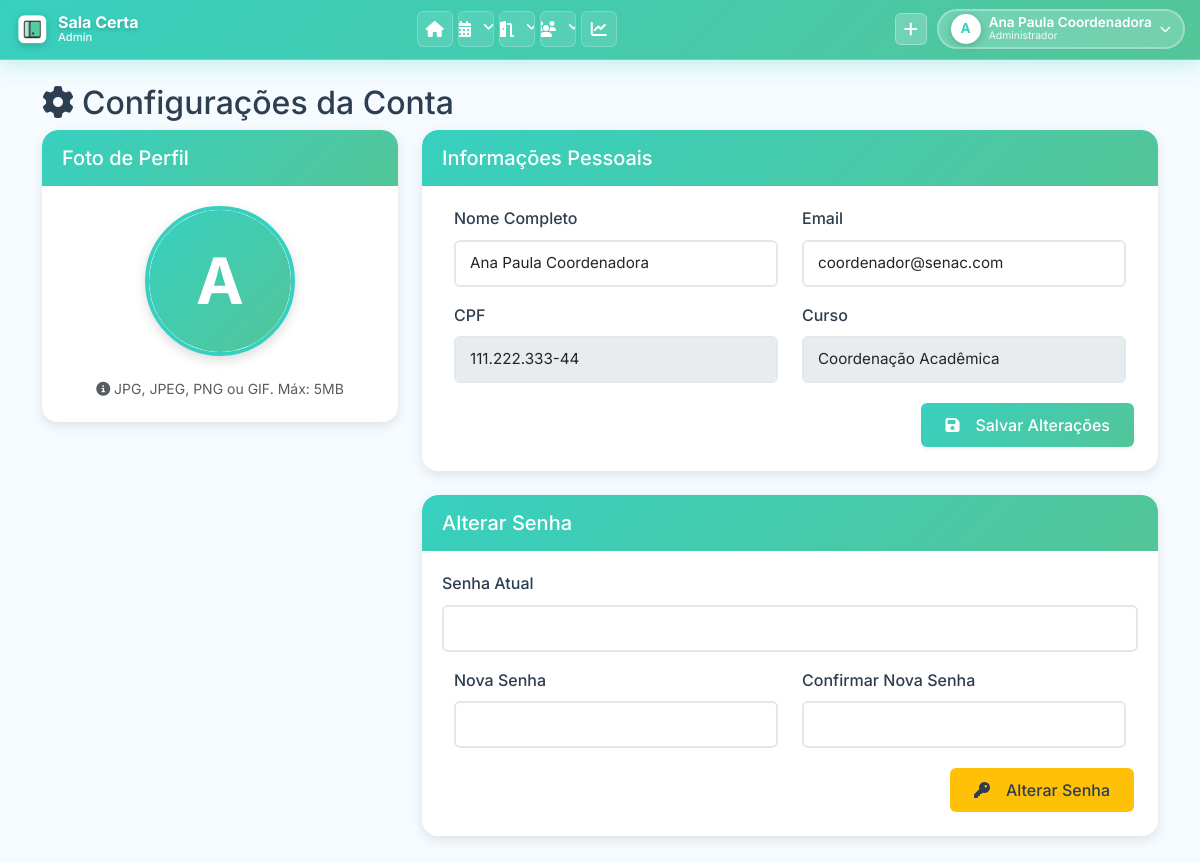
The app's page /pages/configuracoes.php (signed in) with its own data.
### tables this page shows
CREATE TABLE `USUARIO` (
    `USUARIO_ID` INT(11) NOT NULL AUTO_INCREMENT,
    `USUARIO_NOME` VARCHAR(255) NOT NULL,
    `USUARIO_EMAIL` VARCHAR(255) NOT NULL,
    `USUARIO_SENHA` VARCHAR(255) NOT NULL COMMENT 'Hash bcrypt via password_hash() ou texto puro (legado)',
    `USUARIO_CPF` VARCHAR(14) NOT NULL COMMENT 'Formato: 000.000.000-00 ou apenas números',
    `USUARIO_CURSO` VARCHAR(255) DEFAULT NULL,
    `TIPO_USUARIO` ENUM('admin', 'comum') NOT NULL DEFAULT 'comum',
    `SETOR` VARCHAR(255) DEFAULT '' COMMENT 'Se preenchido, permite acesso ao painel admin',
    `FOTO_PERFIL` VARCHAR(500) DEFAULT NULL COMMENT 'Caminho relativo: uploads/perfil/user_X_timestamp.png',
    PRIMARY KEY (`USUARIO_ID`),
    UNIQUE KEY `uk_usuario_email` (`USUARIO_EMAIL`),
    UNIQUE KEY `uk_usuario_cpf` (`USUARIO_CPF`)
);

### classes/Usuario.php (called while the page is built, shortened)
<?php
class Usuario {
    public static function buscarPorId($id) {
        $conn = Conexao::getConn();
        $sql = "SELECT * FROM USUARIO WHERE USUARIO_ID = :id";
        $stmt = $conn->prepare($sql);
        $stmt->bindValue(':id', $id);
        $stmt->execute();
        return $stmt->fetch();
    }
}

### pages/configuracoes.php (the view, shortened to what this page needs)
<?php
require_once '../classes/Usuario.php';
$usuario = Usuario::buscarPorId($_SESSION['usuario_id']);
include '../includes/header.php';
?>
<div class="row">
    <div class="col-md-12">
        <h2><i class="fas fa-cog me-2"></i>Configurações da Conta</h2>
    </div>
</div>
<div class="row">
    <div class="col-md-4">
        <div class="card">
            <div class="card-header">
                <h5 class="card-title mb-0">Foto de Perfil</h5>
            </div>
            <div class="card-body text-center">
                <div class="profile-photo-upload">
                    <label for="foto_perfil" class="profile-photo-container">
                        <?php if (!empty($usuario['FOTO_PERFIL']) && file_exists($usuario['FOTO_PERFIL'])): ?>
                            <img src="<?php echo $usuario['FOTO_PERFIL']; ?>?<?php echo time(); ?>" alt="Foto de perfil" class="profile-photo-preview" id="photoPreview">
                        <?php else: ?>
                            <div class="profile-photo-placeholder" id="photoPreview">
                                <?php echo strtoupper(substr($usuario['USUARIO_NOME'], 0, 1)); ?>
                            </div>
                        <?php endif; ?>
                    </label>
                </div>
                <p class="text-muted mt-3 mb-0">
                    <small>
                        <i class="fas fa-info-circle"></i>
                        JPG, JPEG, PNG ou GIF. Máx: 5MB
                    </small>
                </p>
            </div>
        </div>
    </div>
    <div class="col-md-8">
        <div class="card">
            <div class="card-header">
                <h5 class="card-title mb-0">Informações Pessoais</h5>
            </div>
            <div class="card-body">
                <form method="post">
                    <div class="row mb-3">
                        <div class="col-md-6">
                            <label for="nome" class="form-label">Nome Completo</label>
                            <input type="text" class="form-control" id="nome" name="nome" value="<?php echo $usuario['USUARIO_NOME']; ?>" required>
                        </div>
                        <div class="col-md-6">
                            <label for="email" class="form-label">Email</label>
                            <input type="email" class="form-control" id="email" name="email" value="<?php echo $usuario['USUARIO_EMAIL']; ?>" required>
                        </div>
                    </div>
                    <div class="row mb-3">
                        <div class="col-md-6">
                            <label class="form-label">CPF</label>
                            <input type="text" class="form-control" value="<?php echo $usuario['USUARIO_CPF']; ?>" disabled>
                        </div>
                        <div class="col-md-6">
                            <label class="form-label">Curso</label>
                            <input type="text" class="form-control" value="<?php echo $usuario['USUARIO_CURSO']; ?>" disabled>
                        </div>
                    </div>
                    <div class="d-grid gap-2 d-md-flex justify-content-md-end">
                        <button type="submit" name="atualizar_dados" class="btn btn-primary">
                            <i class="fas fa-save me-2"></i>Salvar Alterações
                        </button>
                    </div>
                </form>
            </div>
        </div>
        <div class="card mt-4">
            <div class="card-header">
                <h5 class="card-title mb-0">Alterar Senha</h5>
            </div>
            <div class="card-body">
                <form method="post">
                    <div class="mb-3">
                        <label for="senha_atual" class="form-label">Senha Atual</label>
                        <input type="password" class="form-control" id="senha_atual" name="senha_atual">
                    </div>
                    <div class="row mb-3">
                        <div class="col-md-6">
                            <label for="senha_nova" class="form-label">Nova Senha</label>
                            <input type="password" class="form-control" id="senha_nova" name="senha_nova" minlength="6">
                        </div>
                        <div class="col-md-6">
                            <label for="senha_confirma" class="form-label">Confirmar Nova Senha</label>
                            <input type="password" class="form-control" id="senha_confirma" name="senha_confirma" minlength="6">
                        </div>
                    </div>
                    <div class="d-grid gap-2 d-md-flex justify-content-md-end">
                        <button type="submit" name="alterar_senha" class="btn btn-warning">
                            <i class="fas fa-key me-2"></i>Alterar Senha
                        </button>
                    </div>
                </form>
            </div>
        </div>
    </div>
</div>
<?php include '../includes/footer.php'; ?>

### assets/css/style.css (style rules this page uses)
:root { --primary: #37D0C0; --primary-dark: #2bb8a8; --primary-light: #53C598; --secondary: #B3E2D0; --accent: #e40b0b; --bg-light: #F5FBFF; --bg-white: #ffffff; --text-dark: #2c3e50; --text-light: #7f8c8d; --text-white: #ffffff; --border-color: #e1e8ed; --shadow-sm: 0 2px 4px rgba(0, 0, 0, 0.05); --shadow-md: 0 4px 12px rgba(0, 0, 0, 0.1); --shadow-lg: 0 8px 24px rgba(0, 0, 0, 0.12); --shadow-xl: 0 12px 40px rgba(0, 0, 0, 0.15); --transition: all 0.3s cubic-bezier(0.4, 0, 0.2, 1); --radius-sm: 6px; --radius-md: 10px; --radius-lg: 16px; }
* { margin: 0; padding: 0; box-sizing: border-box; }
body { font-family: 'Inter', 'Segoe UI', Tahoma, Geneva, Verdana, sans-serif; background-color: var(--bg-light); color: var(--text-dark); line-height: 1.6; overflow-x: hidden; }
.card { border: none; border-radius: var(--radius-lg); box-shadow: var(--shadow-md); margin-bottom: 24px; transition: var(--transition); overflow: hidden; background: var(--bg-white); animation: fadeIn 0.5s ease-out; }
.card-header { background: linear-gradient(135deg, var(--primary), var(--primary-light)); color: var(--text-white); border: none; padding: 18px 24px; font-weight: 600; font-size: 1.1rem; border-radius: var(--radius-lg) var(--radius-lg) 0 0 !important; }
.card-body { padding: 24px; }
.btn { border-radius: var(--radius-sm); padding: 10px 24px; font-weight: 500; transition: var(--transition); border: none; display: inline-flex; align-items: center; gap: 8px; }
.btn-primary { background: linear-gradient(135deg, var(--primary), var(--primary-light)); color: var(--text-white); box-shadow: var(--shadow-sm); }
.btn-warning { background: #ffc107; color: var(--text-dark); }
.form-control, .form-select { border: 2px solid var(--border-color); border-radius: var(--radius-sm); padding: 10px 14px; transition: var(--transition); font-size: 0.95rem; }
.form-label { font-weight: 500; color: var(--text-dark); margin-bottom: 8px; }
html { scroll-behavior: smooth; }

### assets/css/style-no-sidebar.css (style rules this page uses)
.profile-photo-upload { position: relative; width: 150px; height: 150px; margin: 0 auto 20px; }
.profile-photo-container { width: 150px !important; height: 150px !important; border-radius: 50% !important; overflow: hidden; border: 4px solid #37D0C0; box-shadow: 0 4px 12px rgba(0, 0, 0, 0.15); position: relative; cursor: pointer; transition: all 0.3s ease; }
.profile-photo-placeholder { width: 100% !important; height: 100% !important; border-radius: 50% !important; background: linear-gradient(135deg, #37D0C0, #53C598); display: flex; align-items: center; justify-content: center; color: white; font-size: 4rem; font-weight: 700; }

### assets/css/global.css (style rules this page uses)
body { padding: 0 !important; margin: 0 !important; }
.card, .alert, .table-responsive, .row { margin-left: 0 !important; margin-right: 0 !important; }
.row { margin-left: 0; margin-right: 0; }
.col, [class*="col-"] { padding-left: calc(var(--bs-gutter-x) * .5); padding-right: calc(var(--bs-gutter-x) * .5); }
html { scroll-behavior: smooth; }
body { overflow-x: hidden; }
.card-body { padding: 1.25rem !important; }
.card-header { padding: 1rem 1.25rem !important; }
.btn { margin: 0.25rem; }
* { box-sizing: border-box; }

### pages/configuracoes.php (style rules this page uses)
.profile-photo-upload { position: relative; width: 150px; height: 150px; margin: 0 auto 20px; }
.profile-photo-container { width: 150px !important; height: 150px !important; border-radius: 50% !important; overflow: hidden; border: 4px solid #37D0C0; box-shadow: 0 4px 12px rgba(0, 0, 0, 0.15); position: relative; cursor: pointer; transition: all 0.3s ease; }
.profile-photo-placeholder { width: 100% !important; height: 100% !important; border-radius: 50% !important; background: linear-gradient(135deg, #37D0C0, #53C598); display: flex; align-items: center; justify-content: center; color: white; font-size: 4rem; font-weight: 700; }

### records on screen
usuario: USUARIO_NOME "A", nome "Ana Paula Coordenadora", email "coordenador@senac.com", USUARIO_CPF "111.222.333-44", USUARIO_CURSO "Coordenação Acadêmica"

### other values on screen
substr($_SESSION['usuario_nome'], 0, 1) "A"
$_SESSION['usuario_nome'] "Ana Paula Coordenadora"
